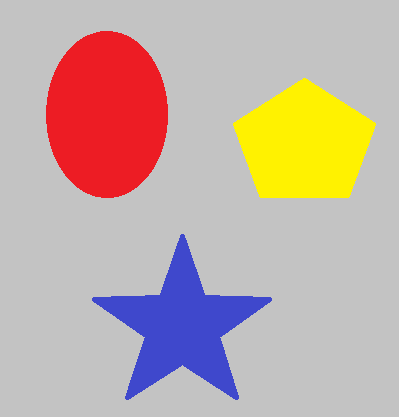
#> input picture images/shapes.png, 399 x 417 px
$ python SplitCombining.py
#> lines starting #> are read from the running program, lines starting #| are printed output that depends on the picture
import numpy as np
import cv2
import matplotlib.pyplot as plt
from math import ceil, floor

# -------- 区域分裂合并算法 -------- #
# 1.分裂
#   将区域按田字形分裂成四个子区域
#   对于子区域，若其满足分裂条件，则继续分裂四个子区域
#   ... 以此递归，直到区域不满足分裂条件...
# 2.合并
#   对于分裂后的区域，若相邻区域满足相似条件，则将其合并，形成新的区域
#   ... 以此合并，直到每个区域与其相邻区域都不满足相似条件 ...

# ------------ 实现思路 ----------- #
# 1.分裂
#   使用递归分裂区域
#     递归时，需要考虑边界问题
#     具体而言，左下区域的长，右上区域的宽，右下区域的长和宽需要向上取整
# 2.合并
#   使用并查集完成合并操作
#   首先令图像的每个点自己形成一个集合
#   在回溯时，将所有分裂完得到的子区域按面积存在字典中
#   在回溯时，将所有分裂完得到的子区域中所有点连成一个集合
#   递归回溯完后，将字典中的区域按照面积从小到大排序
#   假设当前区域的左上角点为(x0,y0)，长和宽为w,h
#   (x0-1,y0), (x0+w,y0), (x0,y0-1), (x0,y0+h)为该区域相邻区域的点
#   通过并查集，可以通过相邻区域的点查找到相邻区域的信息
#   按照面积从小到大的顺序计算，可以确保所有相邻区域有交互
#   若当前区域与其相邻区域满足相似条件，则将当前区域的集合并入相邻区域的集合
#   由此完成后，得到的每一个集合储存一个图像分割对应的区域
# 3.其他
#   用像素均值度量区域相似度
#   用像素值减去均值后小于等于标准差的像素所占比例判断区域是否继续分裂


# ---- 超参数 ---- #
# 使用方法一判断分裂条件时的比率阈值
RATE = 0.98
# 使用方法二判断分裂条件时的最大最小值差的阈值
MAX_MIN = 1
# 使用均值判断区域相似度的阈值
MEAN = 5

# [55 lines left out: functions split_con, find, split_merge, not called in this run]

def model(img):
    '''img是灰度图'''
    region = np.zeros_like(img)
    # 划分的回溯时，判断区域是否被拓展
    st = np.zeros_like(img)
    W, H = img.shape
    dic, id_val = dict(), 1
    # 存储每个点（对应于区域）的父节点、以当前点为祖宗节点的集合的像素点数量
    # 以当前点为祖宗节点的集合的像素点值之和、以当前点为祖宗节点的集合中所有区域所属的类别
    p, node_num, node_val, id = {}, {}, {}, {}
    # 初始化，令所有像素点的父节点指向自己，即每个像素点都是一个集合
    for i in range(W):
        for j in range(H):
            p[(i, j)] = (i, j)
            node_num[(i, j)] = 1
            node_val[(i, j)] = int(img[i, j])
            id[(i, j)] = id_val; id_val += 1

    split_merge(img, 0, 0, W, H, st, p, node_num, node_val, dic)

    # 将划分的区域按面积由小到大排序
    dic = sorted(dic.items())
    # 由小到大遍历所有区域
    for s, reg_set in dic:
        for reg in reg_set:
            x, y, w, h = reg
            dx, dy = [-1, w + 1, 0, 0], [0, 0, -1, h + 1]
            # 拓展当前区域的上下左右四个区域
            # 从小区域到大区域，可以确保当前的拓展法能让所有相邻区域做到交互
            for i in range(4):
                x_near, y_near = x + dx[i], y + dy[i]
                # 判断拓展的点是否合法
                if (x_near < 0 or x_near >= W or y_near < 0 or y_near >= H):
                    continue
                # 找到当前区域和相邻区域的祖先节点
                curr = find((x, y), p)
                near = find((x_near, y_near), p)
                # 若两个区域的特征相似，则将其合并成一个集合（此处用均值判断特征相似度）
                curr_avg = node_val[curr] / node_num[curr]
                near_avg = node_val[near] / node_num[near]
                if np.abs(curr_avg - near_avg) < MEAN:
                    # 将当前节点的祖先节点指向其相邻节点的祖先节点
                    # 由于当前区域的节点都指向当前区域的祖先节点
                    # 相邻区域的节点都指向相邻区域的祖先节点
                    # 故此操作将两个区域合并成一个区域
                    p[curr] = near

    # 将每个点的类别写入region
    for i in range(W):
        for j in range(H):
            region[i, j] = id[find((i, j), p)]

    plt.imshow(region)
    plt.show()


if __name__ == '__main__':
    img = cv2.imread('../../images/shapes.png')
#> img is the input picture: shape (417, 399, 3); mean B, G, R 166.3, 174, 194.5
    # 输入函数的是灰度图
    img_gray = cv2.cvtColor(img, cv2.COLOR_BGR2GRAY)
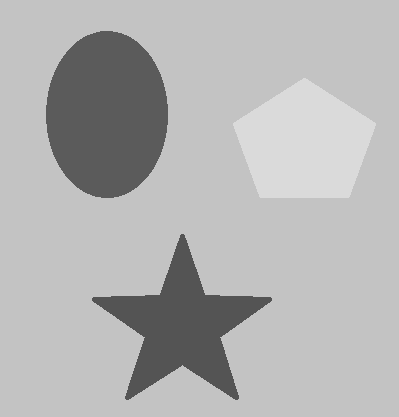
#> img_gray: shape (417, 399); min 84, max 218, mean 179.2
#> (the run stopped early here; a loop or call above may not have finished)
